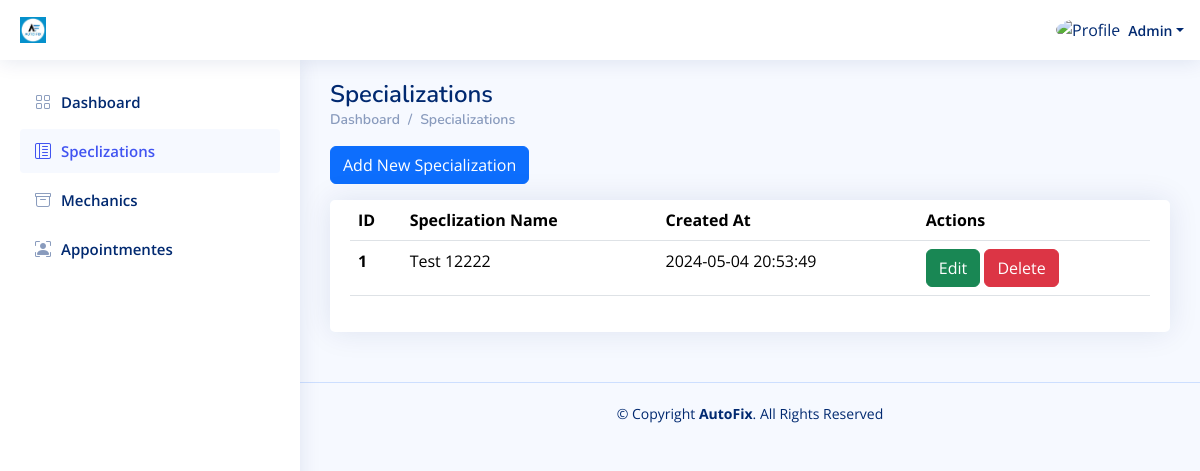
The app's page /Admin_Dashboard/Speclizations.php (signed in) with its own data.
### tables this page shows
CREATE TABLE `users` (
  `id` int(11) NOT NULL,
  `specalization_id` int(11) DEFAULT NULL,
  `location_id` int(11) DEFAULT NULL,
  `type` varchar(191) NOT NULL,
  `name` varchar(191) NOT NULL,
  `email` varchar(191) NOT NULL,
  `phone` varchar(191) NOT NULL,
  `password` varchar(191) NOT NULL,
  `total_rate` double NOT NULL DEFAULT 0,
  `active` tinyint(1) NOT NULL DEFAULT 1,
  `created_at` datetime NOT NULL DEFAULT current_timestamp()
);

CREATE TABLE `specliazations` (
  `id` int(11) NOT NULL,
  `name` varchar(191) NOT NULL,
  `active` tinyint(1) NOT NULL DEFAULT 1,
  `created_at` datetime NOT NULL DEFAULT current_timestamp()
);

### Admin_Dashboard/Speclizations.php (the view, shortened to what this page needs)
<?php
include "../Connect.php";
$A_ID = $_SESSION['A_Log'];
if (!$A_ID) {
    echo '<script language="JavaScript">
     document.location="../User_Login.php";
    </script>';
} else {
    $sql1 = mysqli_query($con, "select * from users where id='$A_ID'");
    $row1 = mysqli_fetch_array($sql1);
    $name = $row1['name'];
}
?>
<!DOCTYPE html>
<html lang="en">
  <head>
    <link
      href="../assets/vendor/bootstrap/css/bootstrap.min.css"
      rel="stylesheet"
    />
    <link
      href="../assets/vendor/bootstrap-icons/bootstrap-icons.css"
      rel="stylesheet"
    />
    <link href="../assets/vendor/boxicons/css/boxicons.min.css" rel="stylesheet" />
    <link href="../assets/vendor/quill/quill.snow.css" rel="stylesheet" />
    <link href="../assets/vendor/quill/quill.bubble.css" rel="stylesheet" />
    <link href="../assets/vendor/remixicon/remixicon.css" rel="stylesheet" />
    <link href="../assets/vendor/simple-datatables/style.css" rel="stylesheet" />
    <link href="../assets/css/style.css" rel="stylesheet" />
  </head>
  <body>
    <header id="header" class="header fixed-top d-flex align-items-center">
      <div class="d-flex align-items-center justify-content-between">
        <a href="index.html" class="logo d-flex align-items-center">
          <img src="../assets/img/logo.jpeg" alt="" />
        </a>
      </div>
      <nav class="header-nav ms-auto">
        <ul class="d-flex align-items-center">
          <li class="nav-item dropdown pe-3">
            <a
              class="nav-link nav-profile d-flex align-items-center pe-0"
              href="#"
              data-bs-toggle="dropdown"
            >
              <img
                src="https://www.computerhope.com/jargon/g/guest-user.png"
                alt="Profile"
                class="rounded-circle"
              />
              <span class="d-none d-md-block dropdown-toggle ps-2"><?php echo $name ?></span> </a
            >
          </li>
        </ul>
      </nav>
    </header>
    <?php require './Aside-Nav/Aside.php'?>
    <main id="main" class="main">
      <div class="pagetitle">
        <h1>Specializations</h1>
        <nav>
          <ol class="breadcrumb">
            <li class="breadcrumb-item"><a href="index.html">Dashboard</a></li>
            <li class="breadcrumb-item">Specializations</li>
          </ol>
        </nav>
      </div>
      <section class="section">
        <div class="mb-3">
          <button
            type="button"
            class="btn btn-primary"
            data-bs-toggle="modal"
            data-bs-target="#verticalycentered"
          >
            Add New Specialization
          </button>
        </div>
        <div class="row">
          <div class="col-lg-12">
            <div class="card">
              <div class="card-body">
                <table class="table datatable">
                  <thead>
                    <tr>
                      <th scope="col">ID</th>
                      <th scope="col">Speclization Name</th>
                      <th scope="col">Created At</th>
                      <th scope="col">Actions</th>
                    </tr>
                  </thead>
                  <tbody>
                  <?php
$sql1 = mysqli_query($con, "SELECT * from specliazations ORDER BY id DESC");
while ($row1 = mysqli_fetch_array($sql1)) {
    $speclization_id = $row1['id'];
    $speclization_name = $row1['name'];
    $active = $row1['active'];
    $created_at = $row1['created_at'];
    ?>
                    <tr>
                      <th scope="row"><?php echo $speclization_id ?></th>
                      <td><?php echo $speclization_name ?></td>
                      <td><?php echo $created_at ?></td>
                      <td>
                        <a href="./Edit-Speclization.php?speclization_id=<?php echo $speclization_id ?>" class="btn btn-success"
                          >Edit</a
                        >
                        <?php if ($active == 1) {?>
<a href="./DeleteOrRestoreSpeclization.php?speclization_id=<?php echo $speclization_id ?>&&isActive=<?php echo 0 ?>" class="btn btn-danger">Delete</a>
<?php } else {?>
  <a href="./DeleteOrRestoreSpeclization.php?speclization_id=<?php echo $speclization_id ?>&&isActive=<?php echo 1 ?>" class="btn btn-primary">Restore</a>
<?php }?>
                      </td>
                    </tr>
<?php
}?>
                  </tbody>
                </table>
              </div>
            </div>
          </div>
        </div>
      </section>
    </main>
    <footer id="footer" class="footer">
      <div class="copyright">
        &copy; Copyright <strong><span>AutoFix</span></strong
        >. All Rights Reserved
      </div>
    </footer>
  </body>
</html>

### assets/css/style.css (style rules this page uses)
:root { scroll-behavior: smooth; }
body { font-family: "Open Sans", sans-serif; background: #f6f9ff; color: #444444; }
a { color: #4154f1; text-decoration: none; }
h1, h2, h3, h4, h5, h6 { font-family: "Nunito", sans-serif; }
#main { margin-top: 60px; padding: 20px 30px; transition: all 0.3s; }
.pagetitle { margin-bottom: 10px; }
.pagetitle h1 { font-size: 24px; margin-bottom: 0; font-weight: 600; color: #012970; }
.card { margin-bottom: 30px; border: none; border-radius: 5px; box-shadow: 0px 0 30px rgba(1, 41, 112, 0.1); }
.card-body { padding: 0 20px 20px 20px; }
.breadcrumb { font-size: 14px; font-family: "Nunito", sans-serif; color: #899bbd; font-weight: 600; }
.breadcrumb a { color: #899bbd; transition: 0.3s; }
.breadcrumb .breadcrumb-item::before { color: #899bbd; }
.logo { line-height: 1; }
@media (min-width: 1200px) { .logo { width: 280px; } }
.logo img { max-height: 26px; margin-right: 6px; }
.header { transition: all 0.5s; z-index: 997; height: 60px; box-shadow: 0px 2px 20px rgba(1, 41, 112, 0.1); background-color: #fff; padding-left: 20px; }
.header-nav ul { list-style: none; }
.header-nav>ul { margin: 0; padding: 0; }
.header-nav .nav-profile { color: #012970; }
.header-nav .nav-profile img { max-height: 36px; }
.header-nav .nav-profile span { font-size: 14px; font-weight: 600; }
@media (min-width: 1200px) { #main, #footer { margin-left: 300px; } }
.footer { padding: 20px 0; font-size: 14px; transition: all 0.3s; border-top: 1px solid #cddfff; }
.footer .copyright { text-align: center; color: #012970; }

### records on screen
users: name "Admin"
specliazations: id "1", name "Test 12222", created_at "2024-05-04 20:53:49"
